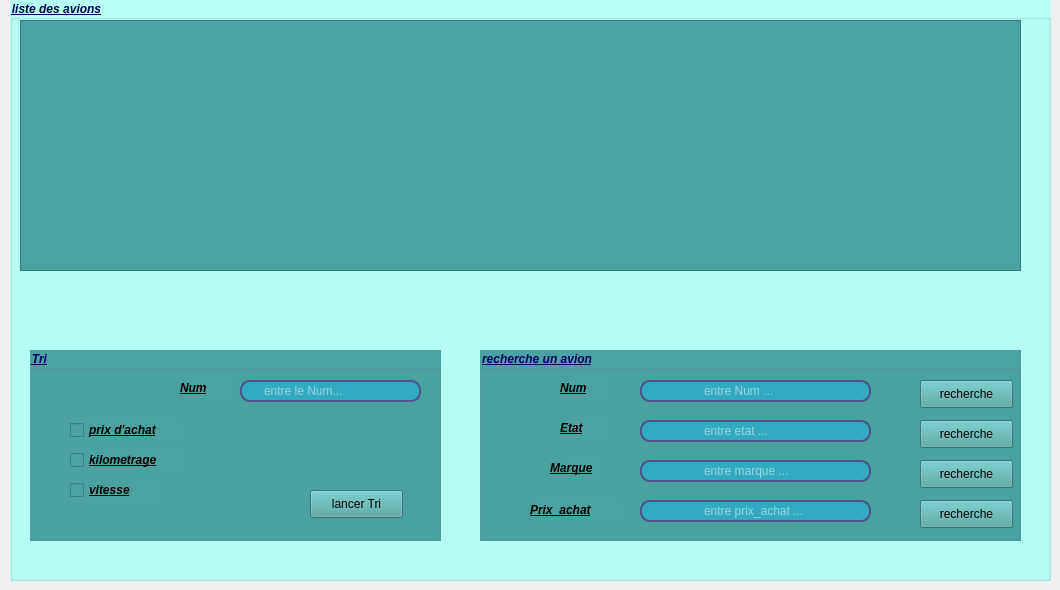
    <widget class="QWidget" name="tab_2">
     <attribute name="title">
      <string>Page</string>
     </attribute>
     <widget class="QGroupBox" name="groupBox_9">
      <property name="geometry">
       <rect>
        <x>10</x>
        <y>0</y>
        <width>1041</width>
        <height>581</height>
       </rect>
      </property>
      <property name="palette">
       <palette>
        <active>
         <colorrole role="WindowText">
          <brush brushstyle="SolidPattern">
           <color alpha="255">
            <red>0</red>
            <green>0</green>
            <blue>97</blue>
           </color>
          </brush>
         </colorrole>
         <colorrole role="Button">
          <brush brushstyle="SolidPattern">
           <color alpha="255">
            <red>183</red>
            <green>255</green>
            <blue>245</blue>
           </color>
          </brush>
         </colorrole>
         <colorrole role="Base">
          <brush brushstyle="SolidPattern">
           <color alpha="255">
            <red>183</red>
            <green>255</green>
            <blue>245</blue>
           </color>
          </brush>
         </colorrole>
         <colorrole role="Window">
          <brush brushstyle="SolidPattern">
           <color alpha="255">
            <red>183</red>
            <green>255</green>
            <blue>245</blue>
           </color>
          </brush>
         </colorrole>
        </active>
        <inactive>
         <colorrole role="WindowText">
          <brush brushstyle="SolidPattern">
           <color alpha="255">
            <red>0</red>
            <green>0</green>
            <blue>97</blue>
           </color>
          </brush>
         </colorrole>
         <colorrole role="Button">
          <brush brushstyle="SolidPattern">
           <color alpha="255">
            <red>183</red>
            <green>255</green>
            <blue>245</blue>
           </color>
          </brush>
         </colorrole>
         <colorrole role="Base">
          <brush brushstyle="SolidPattern">
           <color alpha="255">
            <red>183</red>
            <green>255</green>
            <blue>245</blue>
           </color>
          </brush>
         </colorrole>
         <colorrole role="Window">
          <brush brushstyle="SolidPattern">
           <color alpha="255">
            <red>183</red>
            <green>255</green>
            <blue>245</blue>
           </color>
          </brush>
         </colorrole>
        </inactive>
        <disabled>
         <colorrole role="WindowText">
          <brush brushstyle="SolidPattern">
           <color alpha="255">
            <red>120</red>
            <green>120</green>
            <blue>120</blue>
           </color>
          </brush>
         </colorrole>
         <colorrole role="Button">
          <brush brushstyle="SolidPattern">
           <color alpha="255">
            <red>183</red>
            <green>255</green>
            <blue>245</blue>
           </color>
          </brush>
         </colorrole>
         <colorrole role="Base">
          <brush brushstyle="SolidPattern">
           <color alpha="255">
            <red>183</red>
            <green>255</green>
            <blue>245</blue>
           </color>
          </brush>
         </colorrole>
         <colorrole role="Window">
          <brush brushstyle="SolidPattern">
           <color alpha="255">
            <red>183</red>
            <green>255</green>
            <blue>245</blue>
           </color>
          </brush>
         </colorrole>
        </disabled>
       </palette>
      </property>
      <property name="font">
       <font>
        <weight>75</weight>
        <italic>true</italic>
        <bold>true</bold>
        <underline>true</underline>
       </font>
      </property>
      <property name="styleSheet">
       <string notr="true">background-color:rgb(183, 255, 245);</string>
      </property>
      <property name="title">
       <string>liste des avions</string>
      </property>
      <widget class="QTableView" name="tab_recherche">
       <property name="geometry">
        <rect>
         <x>10</x>
         <y>20</y>
         <width>1001</width>
         <height>251</height>
        </rect>
       </property>
       <property name="styleSheet">
        <string notr="true">background-color: rgb(74, 163, 162);</string>
       </property>
      </widget>
      <widget class="QLabel" name="label">
       <property name="geometry">
        <rect>
         <x>50</x>
         <y>350</y>
         <width>56</width>
         <height>16</height>
        </rect>
       </property>
       <property name="font">
        <font>
         <pointsize>9</pointsize>
         <weight>75</weight>
         <bold>true</bold>
         <underline>true</underline>
         <strikeout>false</strikeout>
        </font>
       </property>
       <property name="text">
        <string/>
       </property>
      </widget>
      <widget class="QGroupBox" name="groupBox_10">
       <property name="geometry">
        <rect>
         <x>470</x>
         <y>350</y>
         <width>541</width>
         <height>191</height>
        </rect>
       </property>
       <property name="palette">
        <palette>
         <active>
          <colorrole role="WindowText">
           <brush brushstyle="SolidPattern">
            <color alpha="255">
             <red>0</red>
             <green>0</green>
             <blue>97</blue>
            </color>
           </brush>
          </colorrole>
          <colorrole role="Button">
           <brush brushstyle="SolidPattern">
            <color alpha="255">
             <red>74</red>
             <green>163</green>
             <blue>162</blue>
            </color>
           </brush>
          </colorrole>
          <colorrole role="Base">
           <brush brushstyle="SolidPattern">
            <color alpha="255">
             <red>74</red>
             <green>163</green>
             <blue>162</blue>
            </color>
           </brush>
          </colorrole>
          <colorrole role="Window">
           <brush brushstyle="SolidPattern">
            <color alpha="255">
             <red>74</red>
             <green>163</green>
             <blue>162</blue>
            </color>
           </brush>
          </colorrole>
         </active>
         <inactive>
          <colorrole role="WindowText">
           <brush brushstyle="SolidPattern">
            <color alpha="255">
             <red>0</red>
             <green>0</green>
             <blue>97</blue>
            </color>
           </brush>
          </colorrole>
          <colorrole role="Button">
           <brush brushstyle="SolidPattern">
            <color alpha="255">
             <red>74</red>
             <green>163</green>
             <blue>162</blue>
            </color>
           </brush>
          </colorrole>
          <colorrole role="Base">
           <brush brushstyle="SolidPattern">
            <color alpha="255">
             <red>74</red>
             <green>163</green>
             <blue>162</blue>
            </color>
           </brush>
          </colorrole>
          <colorrole role="Window">
           <brush brushstyle="SolidPattern">
            <color alpha="255">
             <red>74</red>
             <green>163</green>
             <blue>162</blue>
            </color>
           </brush>
          </colorrole>
         </inactive>
         <disabled>
          <colorrole role="WindowText">
           <brush brushstyle="SolidPattern">
            <color alpha="255">
             <red>120</red>
             <green>120</green>
             <blue>120</blue>
            </color>
           </brush>
          </colorrole>
          <colorrole role="Button">
           <brush brushstyle="SolidPattern">
            <color alpha="255">
             <red>74</red>
             <green>163</green>
             <blue>162</blue>
            </color>
           </brush>
          </colorrole>
          <colorrole role="Base">
           <brush brushstyle="SolidPattern">
            <color alpha="255">
             <red>74</red>
             <green>163</green>
             <blue>162</blue>
            </color>
           </brush>
          </colorrole>
          <colorrole role="Window">
           <brush brushstyle="SolidPattern">
            <color alpha="255">
             <red>74</red>
             <green>163</green>
             <blue>162</blue>
            </color>
           </brush>
          </colorrole>
         </disabled>
        </palette>
       </property>
       <property name="font">
        <font>
         <weight>75</weight>
         <italic>true</italic>
         <bold>true</bold>
         <underline>true</underline>
        </font>
       </property>
       <property name="styleSheet">
        <string notr="true">background-color:  rgb(74, 163, 162);</string>
       </property>
       <property name="title">
        <string>recherche un avion</string>
       </property>
       <widget class="QPushButton" name="bt_recH_PRIX">
        <property name="geometry">
         <rect>
          <x>440</x>
          <y>150</y>
          <width>93</width>
          <height>28</height>
         </rect>
        </property>
        <property name="text">
         <string>recherche</string>
        </property>
        <property name="icon">
         <iconset>
          <normaloff>../../../Users/user/Desktop/OIP.png</normaloff>../../../Users/user/Desktop/OIP.png</iconset>
        </property>
       </widget>
       <widget class="QLineEdit" name="chercher_Num">
        <property name="geometry">
         <rect>
          <x>160</x>
          <y>30</y>
          <width>231</width>
          <height>22</height>
         </rect>
        </property>
        <property name="styleSheet">
         <string notr="true">QLineEdit{
border: 2px solid rgb(76,84,140);
border-radius: 10px;
color: #FFF;
padding-left:60px;
padding-right:20px;
background-color:rgb(50, 170, 192)
}
QLineEdit:hover{
border:2px sold ;
	color: rgb(255, 0, 0);
}
QLineEdit:focus{
border:20px sold rgb(85, 255, 255); 
background-color:rgb(131, 131, 131);
}
</string>
        </property>
        <property name="placeholderText">
         <string>entre Num ...</string>
        </property>
       </widget>
       <widget class="QLabel" name="label_17">
        <property name="geometry">
         <rect>
          <x>80</x>
          <y>30</y>
          <width>51</width>
          <height>16</height>
         </rect>
        </property>
        <property name="font">
         <font>
          <weight>75</weight>
          <italic>true</italic>
          <bold>true</bold>
          <underline>true</underline>
         </font>
        </property>
        <property name="text">
         <string>Num</string>
        </property>
       </widget>
       <widget class="QLineEdit" name="chercher_etat">
        <property name="geometry">
         <rect>
          <x>160</x>
          <y>70</y>
          <width>231</width>
          <height>22</height>
         </rect>
        </property>
        <property name="styleSheet">
         <string notr="true">QLineEdit{
border: 2px solid rgb(76,84,140);
border-radius: 10px;
color: #FFF;
padding-left:60px;
padding-right:20px;
background-color:rgb(50, 170, 192)
}
QLineEdit:hover{
border:2px sold ;
	color: rgb(255, 0, 0);
}
QLineEdit:focus{
border:20px sold rgb(85, 255, 255); 
background-color:rgb(131, 131, 131);
}
</string>
        </property>
        <property name="placeholderText">
         <string>entre etat ...</string>
        </property>
       </widget>
       <widget class="QLabel" name="label_18">
        <property name="geometry">
         <rect>
          <x>80</x>
          <y>70</y>
          <width>51</width>
          <height>16</height>
         </rect>
        </property>
        <property name="font">
         <font>
          <weight>75</weight>
          <italic>true</italic>
          <bold>true</bold>
          <underline>true</underline>
         </font>
        </property>
        <property name="text">
         <string>Etat</string>
        </property>
       </widget>
       <widget class="QLineEdit" name="chercher_marque">
        <property name="geometry">
         <rect>
          <x>160</x>
          <y>110</y>
          <width>231</width>
          <height>22</height>
         </rect>
        </property>
        <property name="styleSheet">
         <string notr="true">QLineEdit{
border: 2px solid rgb(76,84,140);
border-radius: 10px;
color: #FFF;
padding-left:60px;
padding-right:20px;
background-color:rgb(50, 170, 192)
}
QLineEdit:hover{
border:2px sold ;
	color: rgb(255, 0, 0);
}
QLineEdit:focus{
border:20px sold rgb(85, 255, 255); 
background-color:rgb(131, 131, 131);
}
</string>
        </property>
        <property name="placeholderText">
         <string>entre marque ...</string>
        </property>
       </widget>
       <widget class="QLabel" name="label_19">
        <property name="geometry">
         <rect>
          <x>70</x>
          <y>110</y>
          <width>51</width>
          <height>16</height>
         </rect>
        </property>
        <property name="font">
         <font>
          <weight>75</weight>
          <italic>true</italic>
          <bold>true</bold>
          <underline>true</underline>
         </font>
        </property>
        <property name="text">
         <string>Marque</string>
        </property>
       </widget>
       <widget class="QLineEdit" name="chercher_prix_achat">
        <property name="geometry">
         <rect>
          <x>160</x>
          <y>150</y>
          <width>231</width>
          <height>22</height>
         </rect>
        </property>
        <property name="styleSheet">
         <string notr="true">QLineEdit{
border: 2px solid rgb(76,84,140);
border-radius: 10px;
color: #FFF;
padding-left:60px;
padding-right:20px;
background-color:rgb(50, 170, 192)
}
QLineEdit:hover{
border:2px sold ;
	color: rgb(255, 0, 0);
}
QLineEdit:focus{
border:20px sold rgb(85, 255, 255); 
background-color:rgb(131, 131, 131);
}
</string>
        </property>
        <property name="placeholderText">
         <string>entre prix_achat ...</string>
        </property>
       </widget>
       <widget class="QLabel" name="label_20">
        <property name="geometry">
         <rect>
          <x>50</x>
          <y>150</y>
          <width>91</width>
          <height>20</height>
         </rect>
        </property>
        <property name="font">
         <font>
          <weight>75</weight>
          <italic>true</italic>
          <bold>true</bold>
          <underline>true</underline>
         </font>
        </property>
        <property name="text">
         <string>Prix_achat</string>
        </property>
       </widget>
       <widget class="QPushButton" name="bt_rech_MARQUE">
        <property name="geometry">
         <rect>
          <x>440</x>
          <y>110</y>
          <width>93</width>
          <height>28</height>
         </rect>
        </property>
        <property name="text">
         <string>recherche</string>
        </property>
        <property name="icon">
         <iconset>
          <normaloff>../../../Users/user/Desktop/OIP.png</normaloff>../../../Users/user/Desktop/OIP.png</iconset>
        </property>
       </widget>
       <widget class="QPushButton" name="bt_rech_ETAT">
        <property name="geometry">
         <rect>
          <x>440</x>
          <y>70</y>
          <width>93</width>
          <height>28</height>
         </rect>
        </property>
        <property name="text">
         <string>recherche</string>
        </property>
        <property name="icon">
         <iconset>
          <normaloff>../../../Users/user/Desktop/OIP.png</normaloff>../../../Users/user/Desktop/OIP.png</iconset>
        </property>
       </widget>
       <widget class="QPushButton" name="bt_rech_Num">
        <property name="geometry">
         <rect>
          <x>440</x>
          <y>30</y>
          <width>93</width>
          <height>28</height>
         </rect>
        </property>
        <property name="text">
         <string>recherche</string>
        </property>
        <property name="icon">
         <iconset>
          <normaloff>../../../Users/user/Desktop/OIP.png</normaloff>../../../Users/user/Desktop/OIP.png</iconset>
        </property>
       </widget>
      </widget>
      <widget class="QGroupBox" name="groupBox_4">
       <property name="geometry">
        <rect>
         <x>20</x>
         <y>350</y>
         <width>411</width>
         <height>191</height>
        </rect>
       </property>
       <property name="palette">
        <palette>
         <active>
          <colorrole role="WindowText">
           <brush brushstyle="SolidPattern">
            <color alpha="255">
             <red>0</red>
             <green>0</green>
             <blue>97</blue>
            </color>
           </brush>
          </colorrole>
          <colorrole role="Button">
           <brush brushstyle="SolidPattern">
            <color alpha="255">
             <red>74</red>
             <green>163</green>
             <blue>162</blue>
            </color>
           </brush>
          </colorrole>
          <colorrole role="Base">
           <brush brushstyle="SolidPattern">
            <color alpha="255">
             <red>74</red>
             <green>163</green>
             <blue>162</blue>
            </color>
           </brush>
          </colorrole>
          <colorrole role="Window">
           <brush brushstyle="SolidPattern">
            <color alpha="255">
             <red>74</red>
             <green>163</green>
             <blue>162</blue>
            </color>
           </brush>
          </colorrole>
         </active>
         <inactive>
          <colorrole role="WindowText">
           <brush brushstyle="SolidPattern">
            <color alpha="255">
             <red>0</red>
             <green>0</green>
             <blue>97</blue>
            </color>
           </brush>
          </colorrole>
          <colorrole role="Button">
           <brush brushstyle="SolidPattern">
            <color alpha="255">
             <red>74</red>
             <green>163</green>
             <blue>162</blue>
            </color>
           </brush>
          </colorrole>
          <colorrole role="Base">
           <brush brushstyle="SolidPattern">
            <color alpha="255">
             <red>74</red>
             <green>163</green>
             <blue>162</blue>
            </color>
           </brush>
          </colorrole>
          <colorrole role="Window">
           <brush brushstyle="SolidPattern">
            <color alpha="255">
             <red>74</red>
             <green>163</green>
             <blue>162</blue>
            </color>
           </brush>
          </colorrole>
         </inactive>
         <disabled>
          <colorrole role="WindowText">
           <brush brushstyle="SolidPattern">
            <color alpha="255">
             <red>120</red>
             <green>120</green>
             <blue>120</blue>
            </color>
           </brush>
          </colorrole>
          <colorrole role="Button">
           <brush brushstyle="SolidPattern">
            <color alpha="255">
             <red>74</red>
             <green>163</green>
             <blue>162</blue>
            </color>
           </brush>
          </colorrole>
          <colorrole role="Base">
           <brush brushstyle="SolidPattern">
            <color alpha="255">
             <red>74</red>
             <green>163</green>
             <blue>162</blue>
            </color>
           </brush>
          </colorrole>
          <colorrole role="Window">
           <brush brushstyle="SolidPattern">
            <color alpha="255">
             <red>74</red>
             <green>163</green>
             <blue>162</blue>
            </color>
           </brush>
          </colorrole>
         </disabled>
        </palette>
       </property>
       <property name="font">
        <font>
         <weight>75</weight>
         <italic>true</italic>
         <bold>true</bold>
         <underline>true</underline>
        </font>
       </property>
       <property name="styleSheet">
        <string notr="true">background-color:  rgb(74, 163, 162);</string>
       </property>
       <property name="title">
        <string>Tri</string>
       </property>
       <widget class="QPushButton" name="bt_tri">
        <property name="geometry">
         <rect>
          <x>280</x>
          <y>140</y>
          <width>93</width>
          <height>28</height>
         </rect>
        </property>
        <property name="styleSheet">
         <string notr="true"/>
        </property>
        <property name="text">
         <string>lancer Tri</string>
        </property>
       </widget>
       <widget class="QCheckBox" name="checkBox_3">
        <property name="geometry">
         <rect>
          <x>40</x>
          <y>70</y>
          <width>111</width>
          <height>20</height>
         </rect>
        </property>
        <property name="font">
         <font>
          <weight>75</weight>
          <italic>true</italic>
          <bold>true</bold>
          <underline>true</underline>
         </font>
        </property>
        <property name="text">
         <string>prix d'achat</string>
        </property>
       </widget>
       <widget class="QCheckBox" name="checkBox">
        <property name="geometry">
         <rect>
          <x>40</x>
          <y>100</y>
          <width>111</width>
          <height>20</height>
         </rect>
        </property>
        <property name="font">
         <font>
          <weight>75</weight>
          <italic>true</italic>
          <bold>true</bold>
          <underline>true</underline>
         </font>
        </property>
        <property name="text">
         <string>kilometrage</string>
        </property>
       </widget>
       <widget class="QCheckBox" name="checkBox_2">
        <property name="geometry">
         <rect>
          <x>40</x>
          <y>130</y>
          <width>91</width>
          <height>20</height>
         </rect>
        </property>
        <property name="font">
         <font>
          <weight>75</weight>
          <italic>true</italic>
          <bold>true</bold>
          <underline>true</underline>
         </font>
        </property>
        <property name="text">
         <string>vitesse</string>
        </property>
       </widget>
       <widget class="QLabel" name="label_16">
        <property name="geometry">
         <rect>
          <x>150</x>
          <y>30</y>
          <width>51</width>
          <height>16</height>
         </rect>
        </property>
        <property name="font">
         <font>
          <weight>75</weight>
          <italic>true</italic>
          <bold>true</bold>
          <underline>true</underline>
         </font>
        </property>
        <property name="text">
         <string>Num</string>
        </property>
       </widget>
       <widget class="QLineEdit" name="lineEdit_17">
        <property name="geometry">
         <rect>
          <x>210</x>
          <y>30</y>
          <width>181</width>
          <height>22</height>
         </rect>
        </property>
        <property name="styleSheet">
         <string notr="true">QLineEdit{
border: 2px solid rgb(76,84,140);
border-radius: 10px;
color: #FFF;
padding-left:20px;
padding-right:20px;
background-color:rgb(50, 170, 192)
}
QLineEdit:hover{
border:2px sold ;
	color: rgb(255, 0, 0);
}
QLineEdit:focus{
border:20px sold rgb(85, 255, 255); 
background-color:rgb(131, 131, 131);
}
</string>
        </property>
        <property name="placeholderText">
         <string>entre le Num...</string>
        </property>
       </widget>
      </widget>
     </widget>
    </widget>
